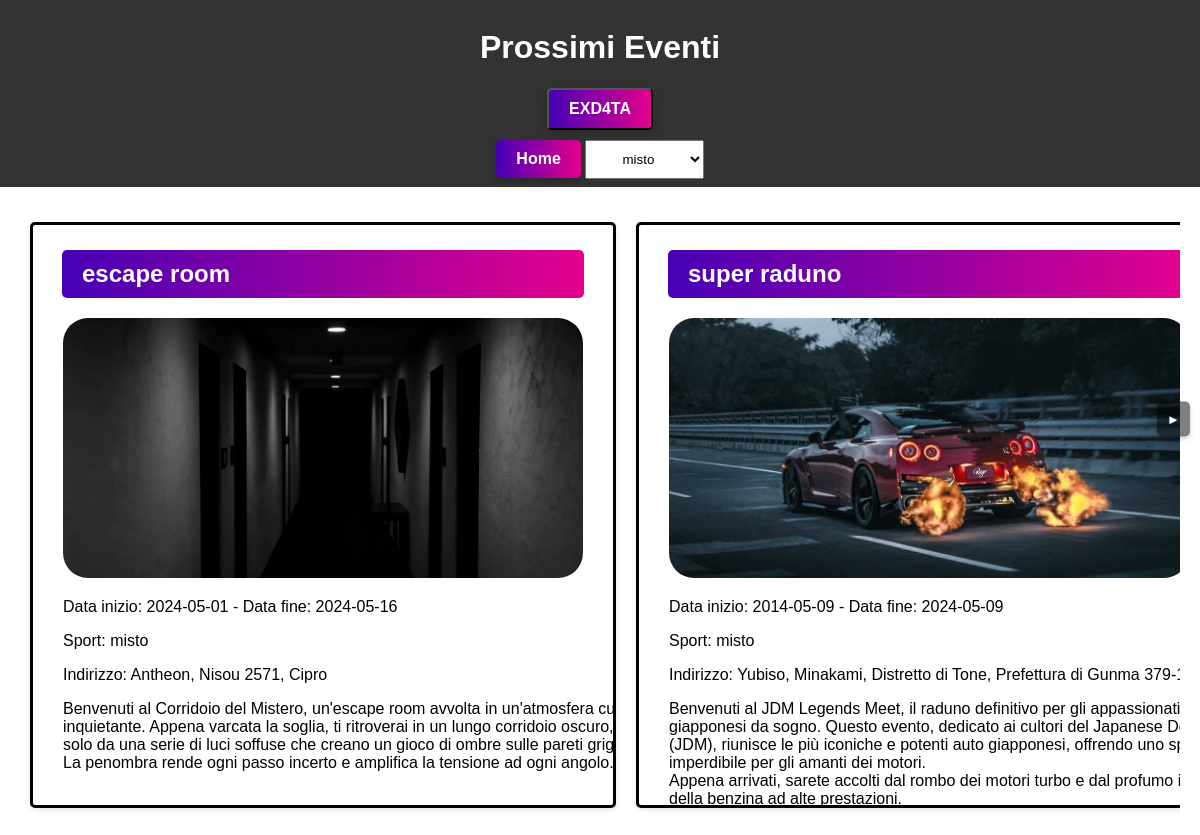
Screenshot of /eventi.php?sport=misto (signed in) with the database file from the repository.
### tables this page shows
CREATE TABLE `evento` (
  `id_evento` varchar(255) NOT NULL,
  `descrizione` varchar(4096) NOT NULL,
  `nome` varchar(255) NOT NULL,
  `data_inizio` date NOT NULL,
  `data_fine` date NOT NULL,
  `sport` varchar(255) NOT NULL,
  `indirizzo` varchar(255) NOT NULL
);

### eventi.php (the view, shortened to what this page needs)
<!DOCTYPE html>
<html lang="it">
<head>
    <link rel="stylesheet" href="events_styles.css">
</head>
<body>
    <div class="events-header">
        <h1>Prossimi Eventi</h1>
        <?php
        if (isset($_SESSION['username'])) {
            echo '<button class="home-button" onclick="window.location.href=\'logout.php\'">' . $_SESSION['username'] . '</button>';
        } else {
            echo '<button class="home-button" onclick="window.location.href=\'login.php\'">Login</button>';
        }
        ?>
        <form method="GET">
            <a href="index.php" class="home-button">Home</a>
            <select id="sportFilter" name="sport" onchange="this.form.submit()" class="sport-dropdown">
                <?php
                $servername = "localhost";
                $username = "root";
                $password = "";
                $dbname = "sport-xxx";
                $conn = new mysqli($servername, $username, $password, $dbname);
                $sql_sport = "SELECT nome_sport FROM sport";
                $result_sport = $conn->query($sql_sport);
                while ($row_sport = $result_sport->fetch_assoc()) {
                    $selected = isset($_GET['sport']) && $_GET['sport'] == $row_sport['nome_sport'] ? 'selected' : '';
                    echo "<option value='" . htmlspecialchars($row_sport['nome_sport']) . "' $selected>" . htmlspecialchars($row_sport['nome_sport']) . "</option>";
                }
                ?>
            </select>
        </form>
    </div>
    <button class="scroll-button right" id="scrollRightButton" onclick="scrollRight()">►</button>
    <div class="events-container" id="eventsContainer">
        <?php
        $servername = "localhost";
        $username = "root";
        $password = "";
        $dbname = "sport-xxx";
        $conn = new mysqli($servername, $username, $password, $dbname);
        $sql = "SELECT * FROM evento";
        if (isset($_GET['sport']) && $_GET['sport'] != '') {
            $sport_filter = $_GET['sport'];
            $sql .= " WHERE sport = '$sport_filter'";
        }
        $result = $conn->query($sql);
        if ($result->num_rows > 0) {
            echo '<div class="events-scroll-container">';
            while ($row = $result->fetch_assoc()) {
                echo '<div class="event">';
                echo '<h2>' . htmlspecialchars($row["nome"]) . '</h2>';
                echo "<img src='immagini/evento/" . htmlspecialchars($row["nome"]) . ".jpg'>";
                echo '<p>Data inizio: ' . htmlspecialchars($row["data_inizio"]) . '  -  Data fine: ' . htmlspecialchars($row["data_fine"]) . '</p>';
                echo '<p>Sport: ' . htmlspecialchars($row["sport"]) . '</p>';
                echo '<p>Indirizzo: ' . htmlspecialchars($row["indirizzo"]) . '</p>';
                echo '<p>' . nl2br(htmlspecialchars($row["descrizione"])) . '</p>';
                echo '</div>';
            }
            echo '</div>';
        } else {
            echo '<p>Nessun evento disponibile.</p>';
        }
        ?>
    </div>
</body>
</html>

### events_styles.css (style rules this page uses)
h2 { margin-left: -1px; margin-right: -1px; margin-top: -5px; font-family: 'Arial', sans-serif; color: white; background: linear-gradient(to right, #4600b6, #e4008c); padding: 10px 20px; border-radius: 5px; }
.scroll-button { position: fixed; top: 50%; transform: translateY(-50%); background-color: rgba(0, 0, 0, 0.5); color: white; border: none; padding: 10px; cursor: pointer; z-index: 9999; border-radius: 5px; box-shadow: 0 2px 5px rgba(0, 0, 0, 0.2); transition: opacity 0.3s; opacity: 1; }
.scroll-button.right { right: 10px; }
.events-container { overflow-x: scroll; overflow-y: hidden; white-space: nowrap; margin: 20px; scrollbar-width: none; -ms-overflow-style: none; }
.events-scroll-container { display: inline-block; white-space: nowrap; }
.event { display: inline-block; vertical-align: top; margin: 10px; margin-top: 15px; padding: 30px; border: 3px solid #000000; border-radius: 5px; background-color: #fff; box-shadow: 0 2px 5px rgba(0,0,0,0.1); width: 65vh; height: 65vh; overflow: hidden; }
.event img { max-width: 100%; height: auto; border-radius: 25px; }
.events-header { background-color: #333; color: white; padding: 8px;; text-align: center; }
.sport-dropdown { margin-top: 10px; display: block; width: 10%; padding: 10px; box-sizing: border-box; text-align: center; display: inline-block; }
.home-button { background: linear-gradient(to right, #4600b6, #e4008c); color: white; padding: 10px 20px; text-decoration: none; display: inline-block; font-size: 16px; font-weight: bold; cursor: pointer; border-radius: 5px; box-shadow: 0 4px 8px 0 rgba(0, 0, 0, 0.2); transition: all 0.3s ease; }
body { background-image: url('immagini/sfondo_eventi.jpg'); background-size: cover; background-position: center center; background-repeat: no-repeat; background-attachment: fixed; margin: 0px; font-family: 'Arial', sans-serif; }

### rows the page displays
evento: nome "escape room", nome (picture), data_inizio "2024-05-01", data_fine "2024-05-16", sport "misto", indirizzo "Antheon, Nisou 2571, Cipro", descrizione "Benvenuti al Corridoio del Mistero, un'escape room avvolta in un'atmosfera inquietante. Appena varcata la soglia, ti ritroverai in un lungo corridoio oscuro, solo da una serie di luci soffuse che creano un gioco di ombre sulle pareti La penombra rende ogni passo incerto e amplifica la tensione ad ogni angolo."
evento: nome "super raduno", nome (picture), data_inizio "2014-05-09", data_fine "2024-05-09", sport "misto", indirizzo "Yubiso, Minakami, Distretto di Tone, Prefettura di Gunma…", descrizione "Benvenuti al JDM Legends Meet, il raduno definitivo per gli appassionati giapponesi da sogno. Questo evento, dedicato ai cultori del Japanese (JDM), riunisce le più iconiche e potenti auto giapponesi, offrendo uno imperdibile per gli amanti dei motori. Appena arrivati, sarete accolti dal rombo dei motori turbo e dal profumo della benzina ad alte prestazioni."

### other values shown
$_SESSION['username'] "EXD4TA"
form field sport "misto"
